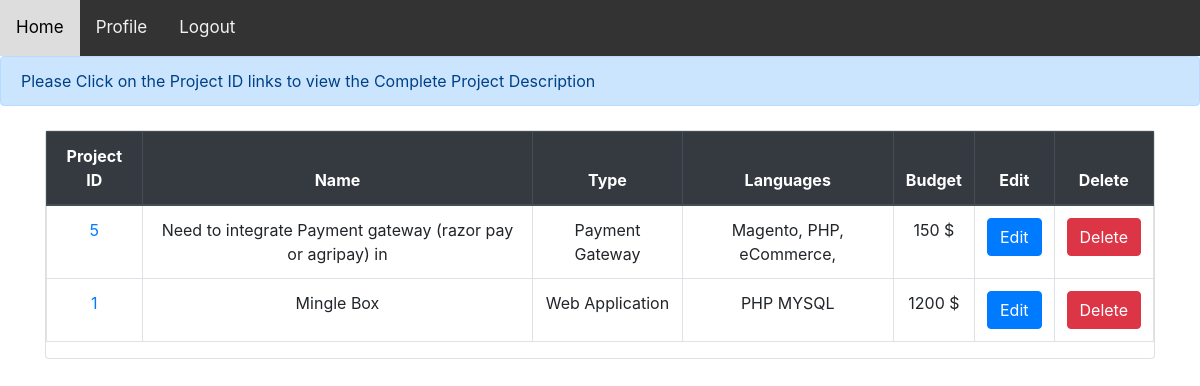
The page /client/viewprojectslist.php (signed in) on the database its author committed.
### tables this page shows
CREATE TABLE IF NOT EXISTS `project` (
`ProjectID` int(12) NOT NULL,
  `ClientID` int(12) DEFAULT NULL,
  `Name` varchar(200) DEFAULT NULL,
  `Type` varchar(25) DEFAULT NULL,
  `Languages` varchar(250) DEFAULT NULL,
  `Duration` varchar(20) NOT NULL,
  `Budget` varchar(20) NOT NULL,
  `Description` varchar(1000) NOT NULL
);

### client/viewprojectslist.php (the view, shortened to what this page needs)
<?php
require_once("clientheader.php");
require_once("../connection.php");
    $msg='<div class="alert alert-primary">Please Click on the Project ID links to view the Complete Project Description</div>';
echo $msg;
    $userID = $_SESSION["userID"];
    $query = " SELECT * FROM project WHERE ClientID = '".$userID."' ORDER BY ProjectID DESC";
    $result = mysqli_query($conn,$query);
?>
<!DOCTYPE html>
<html lang="en">
<head>
    <link rel="stylesheet" a href="../CSS/bootstrap.css"/>
</head>
<body class="bg-white">
        <div class="container">
            <div class="row">
                <div class="col-lg-12 m-auto">
                    <div class="card mt-2">
                        <table class="table table-bordered table-hover text-center">
                            <thead class="thead-dark">
                            <tr>
                                <th> Project ID </th>
                                <th> Name </th>
                                <th> Type </th>
                                <th> Languages </th>
                                <th> Budget </th>
                                <th> Edit  </th>
                                <th> Delete </th>
                            </tr>
                            </thead>
                            <?php
                                   if (mysqli_num_rows($result) > 0) {
                                    while($row=mysqli_fetch_assoc($result))
                                    {
                                        $projectID = $row['ProjectID'];
                                        $proj_name = $row['Name'];
                                        $proj_type = $row['Type'];
                                        $proj_languages= $row['Languages'];
                                        $proj_budget = $row['Budget'];
                            ?>
                                    <tr>
                                        <td><a href="viewproject.php?projectID=<?php echo $projectID; ?>"><?php echo $projectID; ?></a></td>
                                        <td><?php echo $proj_name; ?></td>
                                        <td><?php echo $proj_type; ?></td>
                                        <td><?php echo $proj_languages; ?></td>
                                        <td><?php echo $proj_budget; ?></td>
                                        <td><a href="editproject.php?projectID=<?php echo $projectID; ?>"class = 'btn btn-primary'>Edit</a></td>
                                        <td><a onClick="return confirm('Are you sure you want to delete?')" href='deleteproject.php?projectID=<?php echo $projectID; ?>' type='button' class='btn btn-danger'>Delete</a></td>
                                    </tr>
                           <?php
                                }
                            }
                            else{
                                $result1='<div class="alert alert-danger">No Project Has been Added</div>';
                                echo $result1;}
                            ?>
                        </table>
                    </div>
                </div>
            </div>
        </div>
</body>
</html>

### client/clientheader.php (style rules this page uses)
body { margin: 1; font-family: Arial, Helvetica, sans-serif; }

### rows shown on the page
project: ProjectID "5", Name "Need to integrate Payment gateway (razor pay or agripay) in", Type "Payment Gateway", Languages "Magento, PHP, eCommerce,", Budget "150 $"
project: ProjectID "1", Name "Mingle Box", Type "Web Application", Languages "PHP MYSQL", Budget "1200 $"
